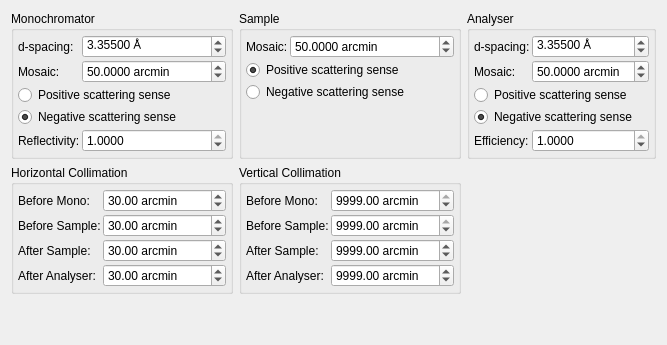
     <widget class="QWidget" name="tabCN">
      <attribute name="title">
       <string>TAS</string>
      </attribute>
      <layout class="QGridLayout" name="gridLayout_2">
       <item row="1" column="0">
        <widget class="QGroupBox" name="groupBox_5">
         <property name="sizePolicy">
          <sizepolicy hsizetype="Preferred" vsizetype="Preferred">
           <horstretch>0</horstretch>
           <verstretch>0</verstretch>
          </sizepolicy>
         </property>
         <property name="title">
          <string>Horizontal Collimation</string>
         </property>
         <layout class="QFormLayout" name="formLayout_12">
          <property name="horizontalSpacing">
           <number>2</number>
          </property>
          <property name="verticalSpacing">
           <number>2</number>
          </property>
          <property name="margin">
           <number>4</number>
          </property>
          <item row="0" column="0">
           <widget class="QLabel" name="label_22">
            <property name="text">
             <string>Before Mono:</string>
            </property>
           </widget>
          </item>
          <item row="0" column="1">
           <widget class="QDoubleSpinBox" name="spinHCollMono">
            <property name="suffix">
             <string> arcmin</string>
            </property>
            <property name="maximum">
             <double>99990000.000000000000000</double>
            </property>
            <property name="value">
             <double>30.000000000000000</double>
            </property>
           </widget>
          </item>
          <item row="1" column="0">
           <widget class="QLabel" name="label_23">
            <property name="text">
             <string>Before Sample:</string>
            </property>
           </widget>
          </item>
          <item row="1" column="1">
           <widget class="QDoubleSpinBox" name="spinHCollBSample">
            <property name="suffix">
             <string> arcmin</string>
            </property>
            <property name="maximum">
             <double>99990000.000000000000000</double>
            </property>
            <property name="value">
             <double>30.000000000000000</double>
            </property>
           </widget>
          </item>
          <item row="2" column="0">
           <widget class="QLabel" name="label_24">
            <property name="text">
             <string>After Sample:</string>
            </property>
           </widget>
          </item>
          <item row="2" column="1">
           <widget class="QDoubleSpinBox" name="spinHCollASample">
            <property name="suffix">
             <string> arcmin</string>
            </property>
            <property name="maximum">
             <double>99990000.000000000000000</double>
            </property>
            <property name="value">
             <double>30.000000000000000</double>
            </property>
           </widget>
          </item>
          <item row="3" column="0">
           <widget class="QLabel" name="label_25">
            <property name="text">
             <string>After Analyser:</string>
            </property>
           </widget>
          </item>
          <item row="3" column="1">
           <widget class="QDoubleSpinBox" name="spinHCollAna">
            <property name="suffix">
             <string> arcmin</string>
            </property>
            <property name="maximum">
             <double>99990000.000000000000000</double>
            </property>
            <property name="value">
             <double>30.000000000000000</double>
            </property>
           </widget>
          </item>
         </layout>
        </widget>
       </item>
       <item row="0" column="2">
        <widget class="QGroupBox" name="groupBox_2">
         <property name="sizePolicy">
          <sizepolicy hsizetype="Preferred" vsizetype="Preferred">
           <horstretch>0</horstretch>
           <verstretch>0</verstretch>
          </sizepolicy>
         </property>
         <property name="title">
          <string>Analyser</string>
         </property>
         <layout class="QFormLayout" name="formLayout_16">
          <property name="fieldGrowthPolicy">
           <enum>QFormLayout::AllNonFixedFieldsGrow</enum>
          </property>
          <property name="horizontalSpacing">
           <number>2</number>
          </property>
          <property name="verticalSpacing">
           <number>2</number>
          </property>
          <property name="margin">
           <number>4</number>
          </property>
          <item row="0" column="0">
           <widget class="QLabel" name="label_32">
            <property name="text">
             <string>d-spacing:</string>
            </property>
           </widget>
          </item>
          <item row="0" column="1">
           <widget class="QDoubleSpinBox" name="spinAnad">
            <property name="suffix">
             <string> Å</string>
            </property>
            <property name="decimals">
             <number>5</number>
            </property>
            <property name="singleStep">
             <double>0.010000000000000</double>
            </property>
            <property name="value">
             <double>3.355000000000000</double>
            </property>
           </widget>
          </item>
          <item row="1" column="0">
           <widget class="QLabel" name="label_33">
            <property name="text">
             <string>Mosaic:</string>
            </property>
           </widget>
          </item>
          <item row="1" column="1">
           <widget class="QDoubleSpinBox" name="spinAnaMosaic">
            <property name="suffix">
             <string> arcmin</string>
            </property>
            <property name="decimals">
             <number>4</number>
            </property>
            <property name="maximum">
             <double>999.000000000000000</double>
            </property>
            <property name="value">
             <double>50.000000000000000</double>
            </property>
           </widget>
          </item>
          <item row="3" column="0" colspan="2">
           <widget class="QRadioButton" name="radioAnaScatterPlus">
            <property name="text">
             <string>Positive scattering sense</string>
            </property>
            <property name="checked">
             <bool>false</bool>
            </property>
           </widget>
          </item>
          <item row="4" column="0" colspan="2">
           <widget class="QRadioButton" name="radioAnaScatterMinus">
            <property name="text">
             <string>Negative scattering sense</string>
            </property>
            <property name="checked">
             <bool>true</bool>
            </property>
           </widget>
          </item>
          <item row="5" column="0">
           <widget class="QLabel" name="label_34">
            <property name="text">
             <string>Efficiency:</string>
            </property>
           </widget>
          </item>
          <item row="5" column="1">
           <widget class="QDoubleSpinBox" name="spinAnaEffic">
            <property name="decimals">
             <number>4</number>
            </property>
            <property name="maximum">
             <double>1.000000000000000</double>
            </property>
            <property name="singleStep">
             <double>0.010000000000000</double>
            </property>
            <property name="value">
             <double>1.000000000000000</double>
            </property>
           </widget>
          </item>
         </layout>
        </widget>
       </item>
       <item row="1" column="1">
        <widget class="QGroupBox" name="groupBox_6">
         <property name="sizePolicy">
          <sizepolicy hsizetype="Preferred" vsizetype="Preferred">
           <horstretch>0</horstretch>
           <verstretch>0</verstretch>
          </sizepolicy>
         </property>
         <property name="title">
          <string>Vertical Collimation</string>
         </property>
         <layout class="QFormLayout" name="formLayout_17">
          <property name="horizontalSpacing">
           <number>2</number>
          </property>
          <property name="verticalSpacing">
           <number>2</number>
          </property>
          <property name="margin">
           <number>4</number>
          </property>
          <item row="0" column="0">
           <widget class="QLabel" name="label_35">
            <property name="text">
             <string>Before Mono:</string>
            </property>
           </widget>
          </item>
          <item row="0" column="1">
           <widget class="QDoubleSpinBox" name="spinVCollMono">
            <property name="suffix">
             <string> arcmin</string>
            </property>
            <property name="maximum">
             <double>9999.000000000000000</double>
            </property>
            <property name="value">
             <double>9999.000000000000000</double>
            </property>
           </widget>
          </item>
          <item row="1" column="0">
           <widget class="QLabel" name="label_36">
            <property name="text">
             <string>Before Sample:</string>
            </property>
           </widget>
          </item>
          <item row="1" column="1">
           <widget class="QDoubleSpinBox" name="spinVCollBSample">
            <property name="suffix">
             <string> arcmin</string>
            </property>
            <property name="maximum">
             <double>9999.000000000000000</double>
            </property>
            <property name="value">
             <double>9999.000000000000000</double>
            </property>
           </widget>
          </item>
          <item row="2" column="0">
           <widget class="QLabel" name="label_37">
            <property name="text">
             <string>After Sample:</string>
            </property>
           </widget>
          </item>
          <item row="2" column="1">
           <widget class="QDoubleSpinBox" name="spinVCollASample">
            <property name="suffix">
             <string> arcmin</string>
            </property>
            <property name="maximum">
             <double>99990000.000000000000000</double>
            </property>
            <property name="value">
             <double>9999.000000000000000</double>
            </property>
           </widget>
          </item>
          <item row="3" column="0">
           <widget class="QLabel" name="label_38">
            <property name="text">
             <string>After Analyser:</string>
            </property>
           </widget>
          </item>
          <item row="3" column="1">
           <widget class="QDoubleSpinBox" name="spinVCollAna">
            <property name="suffix">
             <string> arcmin</string>
            </property>
            <property name="maximum">
             <double>99990000.000000000000000</double>
            </property>
            <property name="value">
             <double>9999.000000000000000</double>
            </property>
           </widget>
          </item>
         </layout>
        </widget>
       </item>
       <item row="0" column="1">
        <widget class="QGroupBox" name="groupBox_3">
         <property name="sizePolicy">
          <sizepolicy hsizetype="Preferred" vsizetype="Preferred">
           <horstretch>0</horstretch>
           <verstretch>0</verstretch>
          </sizepolicy>
         </property>
         <property name="title">
          <string>Sample</string>
         </property>
         <layout class="QFormLayout" name="formLayout_14">
          <property name="fieldGrowthPolicy">
           <enum>QFormLayout::AllNonFixedFieldsGrow</enum>
          </property>
          <property name="horizontalSpacing">
           <number>2</number>
          </property>
          <property name="verticalSpacing">
           <number>2</number>
          </property>
          <property name="margin">
           <number>4</number>
          </property>
          <item row="0" column="0">
           <widget class="QLabel" name="label_28">
            <property name="text">
             <string>Mosaic:</string>
            </property>
           </widget>
          </item>
          <item row="0" column="1">
           <widget class="QDoubleSpinBox" name="spinSampleMosaic">
            <property name="suffix">
             <string> arcmin</string>
            </property>
            <property name="decimals">
             <number>4</number>
            </property>
            <property name="maximum">
             <double>999.000000000000000</double>
            </property>
            <property name="value">
             <double>50.000000000000000</double>
            </property>
           </widget>
          </item>
          <item row="1" column="0" colspan="2">
           <widget class="QRadioButton" name="radioSampleScatterPlus">
            <property name="text">
             <string>Positive scattering sense</string>
            </property>
            <property name="checked">
             <bool>true</bool>
            </property>
           </widget>
          </item>
          <item row="2" column="0" colspan="2">
           <widget class="QRadioButton" name="radioSampleScatterMinus">
            <property name="text">
             <string>Negative scattering sense</string>
            </property>
           </widget>
          </item>
         </layout>
        </widget>
       </item>
       <item row="0" column="0">
        <widget class="QGroupBox" name="groupBox">
         <property name="sizePolicy">
          <sizepolicy hsizetype="Preferred" vsizetype="Preferred">
           <horstretch>0</horstretch>
           <verstretch>0</verstretch>
          </sizepolicy>
         </property>
         <property name="title">
          <string>Monochromator</string>
         </property>
         <layout class="QFormLayout" name="formLayout_15">
          <property name="fieldGrowthPolicy">
           <enum>QFormLayout::AllNonFixedFieldsGrow</enum>
          </property>
          <property name="horizontalSpacing">
           <number>2</number>
          </property>
          <property name="verticalSpacing">
           <number>2</number>
          </property>
          <property name="margin">
           <number>4</number>
          </property>
          <item row="0" column="0">
           <widget class="QLabel" name="label_29">
            <property name="text">
             <string>d-spacing:</string>
            </property>
           </widget>
          </item>
          <item row="0" column="1">
           <widget class="QDoubleSpinBox" name="spinMonod">
            <property name="suffix">
             <string> Å</string>
            </property>
            <property name="decimals">
             <number>5</number>
            </property>
            <property name="singleStep">
             <double>0.010000000000000</double>
            </property>
            <property name="value">
             <double>3.355000000000000</double>
            </property>
           </widget>
          </item>
          <item row="1" column="0">
           <widget class="QLabel" name="label_30">
            <property name="text">
             <string>Mosaic:</string>
            </property>
           </widget>
          </item>
          <item row="1" column="1">
           <widget class="QDoubleSpinBox" name="spinMonoMosaic">
            <property name="suffix">
             <string> arcmin</string>
            </property>
            <property name="decimals">
             <number>4</number>
            </property>
            <property name="maximum">
             <double>999.000000000000000</double>
            </property>
            <property name="value">
             <double>50.000000000000000</double>
            </property>
           </widget>
          </item>
          <item row="2" column="0" colspan="2">
           <widget class="QRadioButton" name="radioMonoScatterPlus">
            <property name="text">
             <string>Positive scattering sense</string>
            </property>
            <property name="checked">
             <bool>false</bool>
            </property>
           </widget>
          </item>
          <item row="3" column="0" colspan="2">
           <widget class="QRadioButton" name="radioMonoScatterMinus">
            <property name="text">
             <string>Negative scattering sense</string>
            </property>
            <property name="checked">
             <bool>true</bool>
            </property>
           </widget>
          </item>
          <item row="4" column="0">
           <widget class="QLabel" name="label_31">
            <property name="text">
             <string>Reflectivity:</string>
            </property>
           </widget>
          </item>
          <item row="4" column="1">
           <widget class="QDoubleSpinBox" name="spinMonoRefl">
            <property name="decimals">
             <number>4</number>
            </property>
            <property name="maximum">
             <double>1.000000000000000</double>
            </property>
            <property name="singleStep">
             <double>0.010000000000000</double>
            </property>
            <property name="value">
             <double>1.000000000000000</double>
            </property>
           </widget>
          </item>
         </layout>
        </widget>
       </item>
       <item row="2" column="0" colspan="3">
        <spacer name="verticalSpacer_3">
         <property name="orientation">
          <enum>Qt::Vertical</enum>
         </property>
         <property name="sizeHint" stdset="0">
          <size>
           <width>20</width>
           <height>40</height>
          </size>
         </property>
        </spacer>
       </item>
      </layout>
     </widget>
